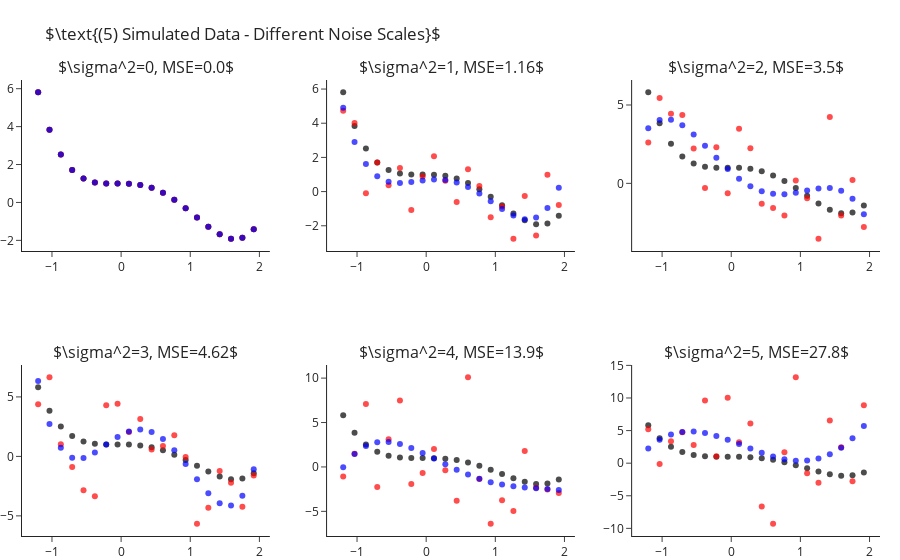

This figure's notebook cell:
### Markdown cell above
How is it that we are able to fit "better" models for $k$s larger than the true one? As we increase $k$ we enable the model
more "degrees of freedom" to try and adapt itself to the observed data. The higher $k$ the more the learner will "go after
the noise" and miss the real signal of the data. In other words, what we have just observed is what is known as **overfitting**.

Later in the course we will learn methods for detection and avoidance of overfitting.


## Fitting Polynomial Over Different Sample Noise Levels

Next, let us set $k=4$ (the true values) and study the outputted models when training over different noise levels. Though
we will only be changing the scale of the noise (i.e. the variance, $\sigma^2$), changing other properties such as its
distribution is interesting too. As we would expect, as we increase the scale of the noise our error increases. We can
observe this also in a visual manner, where the fitted polynomial (in blue) less and less resembles the actual model (in black).

### Code cell
scales = range(6)
fig = make_subplots(2, 3, subplot_titles=list(map(str, scales)))
for i, s in enumerate(scales):
    r,c = i//3+1, i%3+1
    
    y = y_ + np.random.normal(scale=s, size=len(y_))
    y_hat = make_pipeline(PolynomialFeatures(4), LinearRegression(fit_intercept=False)).fit(X, y).predict(X)

    fig.add_traces([go.Scatter(x=x, y=y_, mode="markers", name="Real Points",  marker=dict(color="black", opacity=.7), showlegend=False),
                    go.Scatter(x=x, y=y, mode="markers", name="Observed Points",  marker=dict(color="red", opacity=.7), showlegend=False),
                    go.Scatter(x=x, y=y_hat, mode="markers", name="Predicted Points",  marker=dict(color="blue", opacity=.7), showlegend=False)], rows=r, cols=c)
    fig["layout"]["annotations"][i]["text"] = rf"$\sigma^2={{0}}, MSE={{1}}$".format(s, round(np.mean((y-y_hat)**2), 2))

fig.update_layout(title=r"$\text{(5) Simulated Data - Different Noise Scales}$", margin=dict(t=80)).show()

### Figure 1 — Plotly figure (JSON) as saved in the notebook; plotly's stock layout.template omitted (floating-point values rounded to 4 significant figures)
{"data": [{"marker": {"color": "black", "opacity": 0.7}, "mode": "markers", "name": "Real Points", "showlegend": false, "type": "scatter", "x": [-1.2, -1.036, -0.8718, -0.7077, -0.5436, -0.3795, -0.2154, -0.05128, 0.1128, 0.2769, 0.441, 0.6051, 0.7692, 0.9333, 1.097, 1.262, 1.426, 1.59, 1.754, 1.918], "xaxis": "x", "y": [5.81, 3.838, 2.523, 1.709, 1.261, 1.058, 0.9989, 0.999, 0.9909, 0.9251, 0.769, 0.5078, 0.1439, -0.3028, -0.7951, -1.278, -1.68, -1.912, -1.866, -1.418], "yaxis": "y"}, {"marker": {"color": "red", "opacity": 0.7}, "mode": "markers", "name": "Observed Points", "showlegend": false, "type": "scatter", "x": [-1.2, -1.036, -0.8718, -0.7077, -0.5436, -0.3795, -0.2154, -0.05128, 0.1128, 0.2769, 0.441, 0.6051, 0.7692, 0.9333, 1.097, 1.262, 1.426, 1.59, 1.754, 1.918], "xaxis": "x", "y": [5.81, 3.838, 2.523, 1.709, 1.261, 1.058, 0.9989, 0.999, 0.9909, 0.9251, 0.769, 0.5078, 0.1439, -0.3028, -0.7951, -1.278, -1.68, -1.912, -1.866, -1.418], "yaxis": "y"}, {"marker": {"color": "blue", "opacity": 0.7}, "mode": "markers", "name": "Predicted Points", "showlegend": false, "type": "scatter", "x": [-1.2, -1.036, -0.8718, -0.7077, -0.5436, -0.3795, -0.2154, -0.05128, 0.1128, 0.2769, 0.441, 0.6051, 0.7692, 0.9333, 1.097, 1.262, 1.426, 1.59, 1.754, 1.918], "xaxis": "x", "y": [5.81, 3.838, 2.523, 1.709, 1.261, 1.058, 0.9989, 0.999, 0.9909, 0.9251, 0.769, 0.5078, 0.1439, -0.3028, -0.7951, -1.278, -1.68, -1.912, -1.866, -1.418], "yaxis": "y"}, {"marker": {"color": "black", "opacity": 0.7}, "mode": "markers", "name": "Real Points", "showlegend": false, "type": "scatter", "x": [-1.2, -1.036, -0.8718, -0.7077, -0.5436, -0.3795, -0.2154, -0.05128, 0.1128, 0.2769, 0.441, 0.6051, 0.7692, 0.9333, 1.097, 1.262, 1.426, 1.59, 1.754, 1.918], "xaxis": "x2", "y": [5.81, 3.838, 2.523, 1.709, 1.261, 1.058, 0.9989, 0.999, 0.9909, 0.9251, 0.769, 0.5078, 0.1439, -0.3028, -0.7951, -1.278, -1.68, -1.912, -1.866, -1.418], "yaxis": "y2"}, {"marker": {"color": "red", "opacity": 0.7}, "mode": "markers", "name": "Observed Points", "showlegend": false, "type": "scatter", "x": [-1.2, -1.036, -0.8718, -0.7077, -0.5436, -0.3795, -0.2154, -0.05128, 0.1128, 0.2769, 0.441, 0.6051, 0.7692, 0.9333, 1.097, 1.262, 1.426, 1.59, 1.754, 1.918], "xaxis": "x2", "y": [4.727, 4.018, -0.08995, 1.707, 0.3645, 1.374, -1.08, 0.8832, 2.062, 0.6387, -0.6021, 1.307, 0.3237, -1.508, -0.8747, -2.756, -0.2529, -2.574, 0.9791, -0.7835], "yaxis": "y2"}, {"marker": {"color": "blue", "opacity": 0.7}, "mode": "markers", "name": "Predicted Points", "showlegend": false, "type": "scatter", "x": [-1.2, -1.036, -0.8718, -0.7077, -0.5436, -0.3795, -0.2154, -0.05128, 0.1128, 0.2769, 0.441, 0.6051, 0.7692, 0.9333, 1.097, 1.262, 1.426, 1.59, 1.754, 1.918], "xaxis": "x2", "y": [4.913, 2.896, 1.621, 0.9019, 0.5754, 0.5006, 0.559, 0.6545, 0.7132, 0.6838, 0.5372, 0.2667, -0.112, -0.5608, -1.019, -1.405, -1.612, -1.513, -0.9593, 0.2228], "yaxis": "y2"}, {"marker": {"color": "black", "opacity": 0.7}, "mode": "markers", "name": "Real Points", "showlegend": false, "type": "scatter", "x": [-1.2, -1.036, -0.8718, -0.7077, -0.5436, -0.3795, -0.2154, -0.05128, 0.1128, 0.2769, 0.441, 0.6051, 0.7692, 0.9333, 1.097, 1.262, 1.426, 1.59, 1.754, 1.918], "xaxis": "x3", "y": [5.81, 3.838, 2.523, 1.709, 1.261, 1.058, 0.9989, 0.999, 0.9909, 0.9251, 0.769, 0.5078, 0.1439, -0.3028, -0.7951, -1.278, -1.68, -1.912, -1.866, -1.418], "yaxis": "y3"}, {"marker": {"color": "red", "opacity": 0.7}, "mode": "markers", "name": "Observed Points", "showlegend": false, "type": "scatter", "x": [-1.2, -1.036, -0.8718, -0.7077, -0.5436, -0.3795, -0.2154, -0.05128, 0.1128, 0.2769, 0.441, 0.6051, 0.7692, 0.9333, 1.097, 1.262, 1.426, 1.59, 1.754, 1.918], "xaxis": "x3", "y": [2.608, 5.45, 4.444, 4.367, 2.216, -0.3036, 2.298, -0.6389, 3.489, 2.234, -1.301, -1.579, -2.057, 0.1836, -0.958, -3.532, 4.24, -2.049, 0.2102, -2.791], "yaxis": "y3"}, {"marker": {"color": "blue", "opacity": 0.7}, "mode": "markers", "name": "Predicted Points", "showlegend": false, "type": "scatter", "x": [-1.2, -1.036, -0.8718, -0.7077, -0.5436, -0.3795, -0.2154, -0.05128, 0.1128, 0.2769, 0.441, 0.6051, 0.7692, 0.9333, 1.097, 1.262, 1.426, 1.59, 1.754, 1.918], "xaxis": "x3", "y": [3.518, 4.049, 4.063, 3.708, 3.113, 2.391, 1.635, 0.9193, 0.3012, -0.1805, -0.5053, -0.6708, -0.6927, -0.605, -0.4599, -0.3276, -0.2968, -0.474, -0.9841, -1.97], "yaxis": "y3"}, {"marker": {"color": "black", "opacity": 0.7}, "mode": "markers", "name": "Real Points", "showlegend": false, "type": "scatter", "x": [-1.2, -1.036, -0.8718, -0.7077, -0.5436, -0.3795, -0.2154, -0.05128, 0.1128, 0.2769, 0.441, 0.6051, 0.7692, 0.9333, 1.097, 1.262, 1.426, 1.59, 1.754, 1.918], "xaxis": "x4", "y": [5.81, 3.838, 2.523, 1.709, 1.261, 1.058, 0.9989, 0.999, 0.9909, 0.9251, 0.769, 0.5078, 0.1439, -0.3028, -0.7951, -1.278, -1.68, -1.912, -1.866, -1.418], "yaxis": "y4"}, {"marker": {"color": "red", "opacity": 0.7}, "mode": "markers", "name": "Observed Points", "showlegend": false, "type": "scatter", "x": [-1.2, -1.036, -0.8718, -0.7077, -0.5436, -0.3795, -0.2154, -0.05128, 0.1128, 0.2769, 0.441, 0.6051, 0.7692, 0.9333, 1.097, 1.262, 1.426, 1.59, 1.754, 1.918], "xaxis": "x4", "y": [4.388, 6.65, 1.018, -0.8895, -2.856, -3.359, 4.294, 4.433, 2.052, 3.137, 0.5757, 0.8652, 1.782, -0.05151, -5.658, -4.314, -1.235, -2.208, -4.243, -1.596], "yaxis": "y4"}, {"marker": {"color": "blue", "opacity": 0.7}, "mode": "markers", "name": "Predicted Points", "showlegend": false, "type": "scatter", "x": [-1.2, -1.036, -0.8718, -0.7077, -0.5436, -0.3795, -0.2154, -0.05128, 0.1128, 0.2769, 0.441, 0.6051, 0.7692, 0.9333, 1.097, 1.262, 1.426, 1.59, 1.754, 1.918], "xaxis": "x4", "y": [6.344, 2.727, 0.721, -0.1035, -0.1247, 0.3318, 0.9926, 1.637, 2.095, 2.252, 2.042, 1.453, 0.5266, -0.6462, -1.92, -3.099, -3.932, -4.119, -3.307, -1.088], "yaxis": "y4"}, {"marker": {"color": "black", "opacity": 0.7}, "mode": "markers", "name": "Real Points", "showlegend": false, "type": "scatter", "x": [-1.2, -1.036, -0.8718, -0.7077, -0.5436, -0.3795, -0.2154, -0.05128, 0.1128, 0.2769, 0.441, 0.6051, 0.7692, 0.9333, 1.097, 1.262, 1.426, 1.59, 1.754, 1.918], "xaxis": "x5", "y": [5.81, 3.838, 2.523, 1.709, 1.261, 1.058, 0.9989, 0.999, 0.9909, 0.9251, 0.769, 0.5078, 0.1439, -0.3028, -0.7951, -1.278, -1.68, -1.912, -1.866, -1.418], "yaxis": "y5"}, {"marker": {"color": "red", "opacity": 0.7}, "mode": "markers", "name": "Observed Points", "showlegend": false, "type": "scatter", "x": [-1.2, -1.036, -0.8718, -0.7077, -0.5436, -0.3795, -0.2154, -0.05128, 0.1128, 0.2769, 0.441, 0.6051, 0.7692, 0.9333, 1.097, 1.262, 1.426, 1.59, 1.754, 1.918], "xaxis": "x5", "y": [-1.073, 1.496, 7.097, -2.258, 3.122, 7.484, -1.917, -0.6811, 2.011, -0.3674, -3.82, 10.09, -1.354, -6.39, -3.749, -4.951, 1.79, -2.342, -2.53, -2.936], "yaxis": "y5"}, {"marker": {"color": "blue", "opacity": 0.7}, "mode": "markers", "name": "Predicted Points", "showlegend": false, "type": "scatter", "x": [-1.2, -1.036, -0.8718, -0.7077, -0.5436, -0.3795, -0.2154, -0.05128, 0.1128, 0.2769, 0.441, 0.6051, 0.7692, 0.9333, 1.097, 1.262, 1.426, 1.59, 1.754, 1.918], "xaxis": "x5", "y": [-0.03373, 1.454, 2.352, 2.771, 2.816, 2.578, 2.14, 1.575, 0.945, 0.3019, -0.3121, -0.865, -1.335, -1.711, -1.991, -2.183, -2.307, -2.392, -2.476, -2.608], "yaxis": "y5"}, {"marker": {"color": "black", "opacity": 0.7}, "mode": "markers", "name": "Real Points", "showlegend": false, "type": "scatter", "x": [-1.2, -1.036, -0.8718, -0.7077, -0.5436, -0.3795, -0.2154, -0.05128, 0.1128, 0.2769, 0.441, 0.6051, 0.7692, 0.9333, 1.097, 1.262, 1.426, 1.59, 1.754, 1.918], "xaxis": "x6", "y": [5.81, 3.838, 2.523, 1.709, 1.261, 1.058, 0.9989, 0.999, 0.9909, 0.9251, 0.769, 0.5078, 0.1439, -0.3028, -0.7951, -1.278, -1.68, -1.912, -1.866, -1.418], "yaxis": "y6"}, {"marker": {"color": "red", "opacity": 0.7}, "mode": "markers", "name": "Observed Points", "showlegend": false, "type": "scatter", "x": [-1.2, -1.036, -0.8718, -0.7077, -0.5436, -0.3795, -0.2154, -0.05128, 0.1128, 0.2769, 0.441, 0.6051, 0.7692, 0.9333, 1.097, 1.262, 1.426, 1.59, 1.754, 1.918], "xaxis": "x6", "y": [5.219, -0.1259, 3.358, 4.741, 2.773, 9.629, 1.075, 10.05, 3.222, 6.086, -6.656, -9.283, 1.673, 13.17, -1.542, -3.021, 6.543, 2.454, -2.771, 8.885], "yaxis": "y6"}, {"marker": {"color": "blue", "opacity": 0.7}, "mode": "markers", "name": "Predicted Points", "showlegend": false, "type": "scatter", "x": [-1.2, -1.036, -0.8718, -0.7077, -0.5436, -0.3795, -0.2154, -0.05128, 0.1128, 0.2769, 0.441, 0.6051, 0.7692, 0.9333, 1.097, 1.262, 1.426, 1.59, 1.754, 1.918], "xaxis": "x6", "y": [2.268, 3.583, 4.403, 4.801, 4.85, 4.621, 4.182, 3.597, 2.93, 2.241, 1.588, 1.027, 0.61, 0.3886, 0.4107, 0.7221, 1.366, 2.384, 3.813, 5.69], "yaxis": "y6"}], "layout": {"annotations": [{"font": {"size": 16}, "showarrow": false, "text": "$\\sigma^2=0, MSE=0.0$", "x": 0.1444, "xanchor": "center", "xref": "paper", "y": 1, "yanchor": "bottom", "yref": "paper"}, {"font": {"size": 16}, "showarrow": false, "text": "$\\sigma^2=1, MSE=1.16$", "x": 0.5, "xanchor": "center", "xref": "paper", "y": 1, "yanchor": "bottom", "yref": "paper"}, {"font": {"size": 16}, "showarrow": false, "text": "$\\sigma^2=2, MSE=3.5$", "x": 0.8556, "xanchor": "center", "xref": "paper", "y": 1, "yanchor": "bottom", "yref": "paper"}, {"font": {"size": 16}, "showarrow": false, "text": "$\\sigma^2=3, MSE=4.62$", "x": 0.1444, "xanchor": "center", "xref": "paper", "y": 0.375, "yanchor": "bottom", "yref": "paper"}, {"font": {"size": 16}, "showarrow": false, "text": "$\\sigma^2=4, MSE=13.9$", "x": 0.5, "xanchor": "center", "xref": "paper", "y": 0.375, "yanchor": "bottom", "yref": "paper"}, {"font": {"size": 16}, "showarrow": false, "text": "$\\sigma^2=5, MSE=27.8$", "x": 0.8556, "xanchor": "center", "xref": "paper", "y": 0.375, "yanchor": "bottom", "yref": "paper"}], "margin": {"t": 80}, "title": {"text": "$\\text{(5) Simulated Data - Different Noise Scales}$"}, "xaxis": {"anchor": "y", "domain": [0, 0.2889]}, "xaxis2": {"anchor": "y2", "domain": [0.3556, 0.6444]}, "xaxis3": {"anchor": "y3", "domain": [0.7111, 1]}, "xaxis4": {"anchor": "y4", "domain": [0, 0.2889]}, "xaxis5": {"anchor": "y5", "domain": [0.3556, 0.6444]}, "xaxis6": {"anchor": "y6", "domain": [0.7111, 1]}, "yaxis": {"anchor": "x", "domain": [0.625, 1]}, "yaxis2": {"anchor": "x2", "domain": [0.625, 1]}, "yaxis3": {"anchor": "x3", "domain": [0.625, 1]}, "yaxis4": {"anchor": "x4", "domain": [0, 0.375]}, "yaxis5": {"anchor": "x5", "domain": [0, 0.375]}, "yaxis6": {"anchor": "x6", "domain": [0, 0.375]}}}
